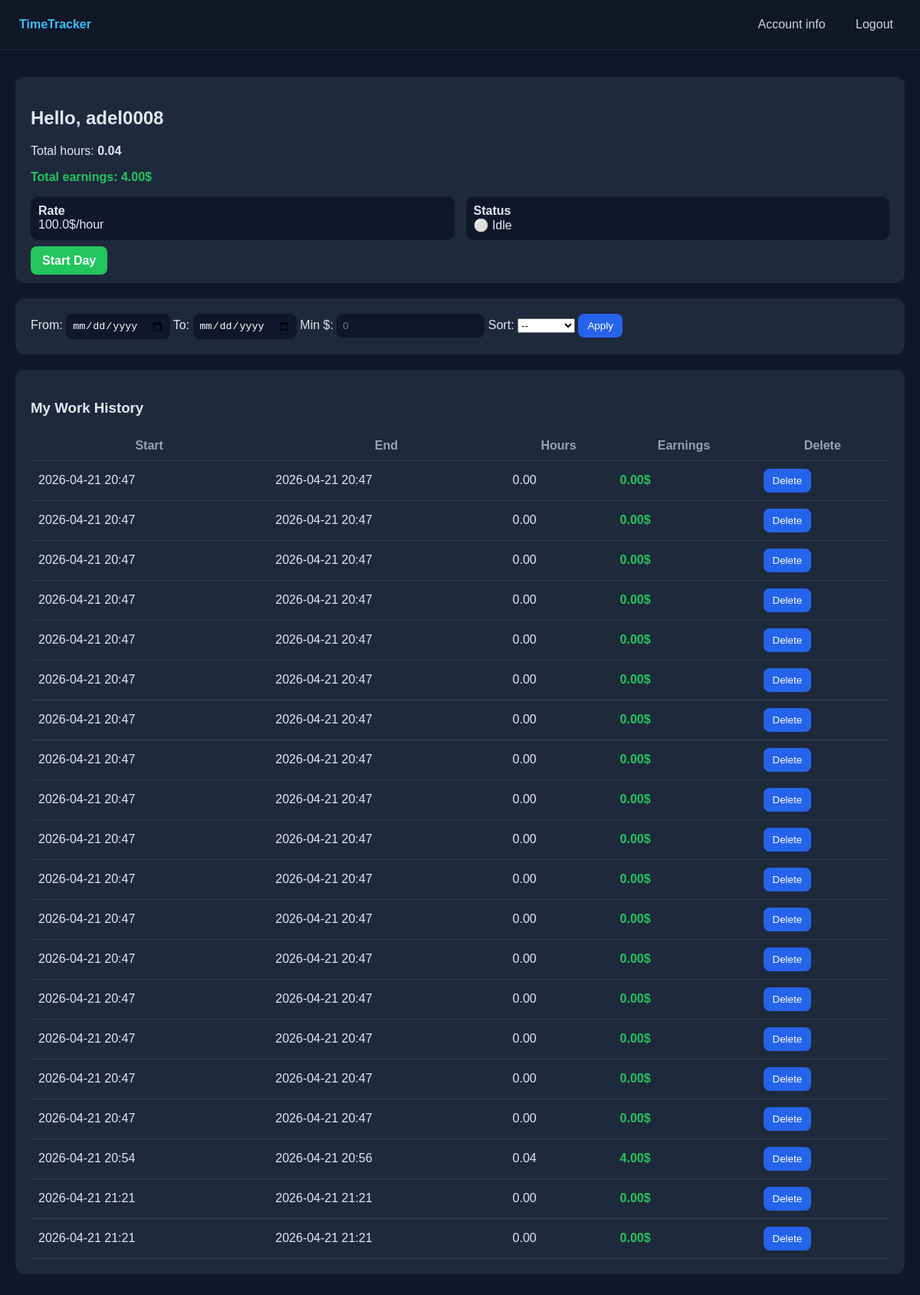
The page /profile/ (signed in) on the database as committed earlier.
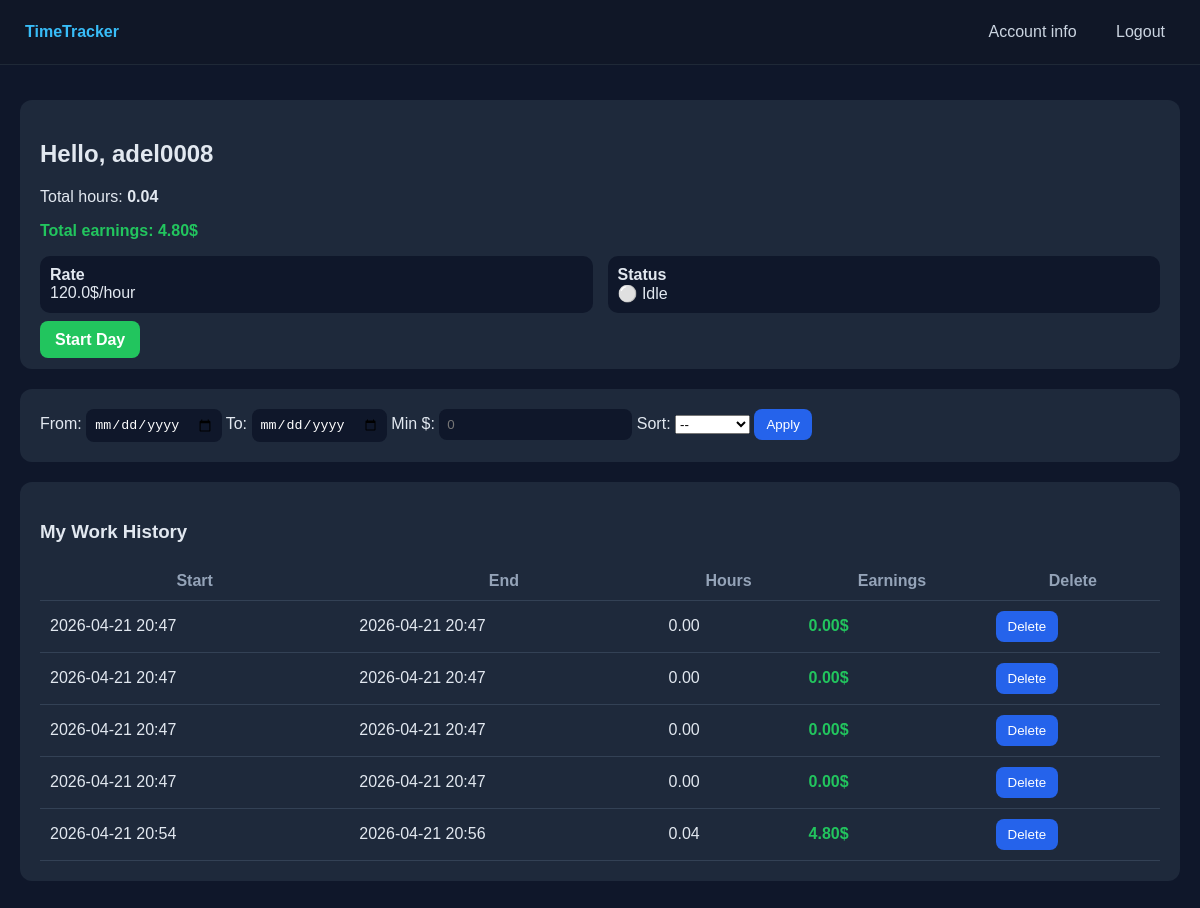
The same page on the database as committed later.
### main/models.py (models this page shows)
class User(AbstractUser):
    email = models.EmailField(unique=True)
    position = models.CharField(max_length=100, blank=True, null=True)
    is_employee = models.BooleanField(default=True)
    telegram_id = models.CharField(max_length=50, unique=True, blank=True, null=True)
    hourly_rate = models.FloatField(default=100)

class WorkDay(models.Model):
    user = models.ForeignKey(settings.AUTH_USER_MODEL, on_delete=models.CASCADE)
    start_time = models.DateTimeField(auto_now_add=True)
    end_time = models.DateTimeField(null=True, blank=True)
    is_active = models.BooleanField(default=True)
    def get_hours(self):
        if self.end_time:
            delta = self.end_time - self.start_time
            return round(delta.total_seconds() / 3600, 2)
        return 0
    def get_earnings(self):
        return round(self.get_hours() * self.user.hourly_rate, 2)

### main/views.py (the view)
# urls.py: path("profile/", views.profile, name="profile"),
@login_required
def profile(request):
    workdays = WorkDay.objects.filter(user=request.user)
    start_date = request.GET.get("start")
    end_date = request.GET.get("end")
    min_earnings = request.GET.get("min_earnings")
    sort = request.GET.get("sort")
    if start_date:
        workdays = workdays.filter(start_time__date__gte=start_date)
    if end_date:
        workdays = workdays.filter(start_time__date__lte=end_date)
    if min_earnings:
        try:
            min_earnings = float(min_earnings)
            workdays = [w for w in workdays if w.get_earnings() >= min_earnings]
        except:
            pass
    if sort == "hours":
        workdays = sorted(workdays, key=lambda x: x.get_hours(), reverse=True)
    elif sort == "earnings":
        workdays = sorted(workdays, key=lambda x: x.get_earnings(), reverse=True)
    elif sort == "date":
        workdays = sorted(workdays, key=lambda x: x.start_time, reverse=True)
    total_hours = sum(d.get_hours() for d in workdays)
    total_money = sum(d.get_earnings() for d in workdays)
    active_day = WorkDay.objects.filter(
        user=request.user,
        is_active=True
    ).first()
    return render(request, "main/profile.html", {
        "days": workdays,
        "total_hours": total_hours,
        "total_money": total_money,
        "active_day": active_day,
    })

### main/templates/main/profile.html (shortened to what this page needs)
<!DOCTYPE html>
<html lang="en">
<head>
</head>
<body>
<div class="topbar">
    <div class="logo">TimeTracker</div>
    <div class="nav">
        <a href="{% url 'account' %}">Account info</a>
        <a href="{% url 'logout' %}" class="logout">Logout</a>
    </div>
</div>
<div class="container">
    <div class="card">
        <h2>Hello, {{ request.user.username }}</h2>
        <p>Total hours: <b>{{ total_hours|default:0|floatformat:2 }}</b></p>
        <p class="money">
            Total earnings: {{ total_money|default:0|floatformat:2 }}$
        </p>
        <div class="stats">
            <div class="stat-box">
                <b>Rate</b><br>
                {{ request.user.hourly_rate|default:100 }}$/hour
            </div>
            <div class="stat-box">
                <b>Status</b><br>
                {% if active_day %}
                    🟢 Working
                {% else %}
                    ⚪ Idle
                {% endif %}
            </div>
        </div>
        <br>
        {% if active_day %}
            <a href="{% url 'end_day' %}" class="btn end">End Day</a>
        {% else %}
            <a href="{% url 'start_day' %}" class="btn start">Start Day</a>
        {% endif %}
    </div>
    <div class="card">
        <form method="GET">
            <label>From:</label>
            <input type="date" name="start" value="{{ request.GET.start }}">
            <label>To:</label>
            <input type="date" name="end" value="{{ request.GET.end }}">
            <label>Min $:</label>
            <input type="number" name="min_earnings" placeholder="0"
                   value="{{ request.GET.min_earnings }}">
            <label>Sort:</label>
            <select name="sort">
                <option value="">--</option>
            </select>
            <button type="submit">Apply</button>
        </form>
    </div>
    <div class="card">
        <h3>My Work History</h3>
        <table>
            <tr>
                <th>Start</th>
                <th>End</th>
                <th>Hours</th>
                <th>Earnings</th>
                <th>Delete</th>
            </tr>
            {% for d in days %}
            <tr>
                <td>{{ d.start_time|date:"Y-m-d H:i" }}</td>
                <td>{{ d.end_time|date:"Y-m-d H:i" }}</td>
                <td>{{ d.get_hours|floatformat:2 }}</td>
                <td class="money">{{ d.get_earnings|floatformat:2 }}$</td>
                <td><form method="post" action="{% url 'clear_history' d.id %}" style="display:inline;">
                        <button type="submit"
                            onclick="return confirm('Вы уверены, что хотите удалить эту запись?')">
                            Delete
                        </button>
                    </form>
                </td>
            </tr>
            {% endfor %}
        </table>
    </div>
</div>
</body>
</html>

Rows that differ between the two databases and show on the page:
removed WorkDay: start_time "2026-04-21 20:47", end_time "2026-04-21 20:47", get_hours "0.00", get_earnings "0.00"
removed WorkDay: start_time "2026-04-21 20:47", end_time "2026-04-21 20:47", get_hours "0.00", get_earnings "0.00"
removed WorkDay: start_time "2026-04-21 20:47", end_time "2026-04-21 20:47", get_hours "0.00", get_earnings "0.00"
removed WorkDay: start_time "2026-04-21 20:47", end_time "2026-04-21 20:47", get_hours "0.00", get_earnings "0.00"
removed WorkDay: start_time "2026-04-21 20:47", end_time "2026-04-21 20:47", get_hours "0.00", get_earnings "0.00"
removed WorkDay: start_time "2026-04-21 20:47", end_time "2026-04-21 20:47", get_hours "0.00", get_earnings "0.00"
removed WorkDay: start_time "2026-04-21 20:47", end_time "2026-04-21 20:47", get_hours "0.00", get_earnings "0.00"
removed WorkDay: start_time "2026-04-21 20:47", end_time "2026-04-21 20:47", get_hours "0.00", get_earnings "0.00"
removed WorkDay: start_time "2026-04-21 20:47", end_time "2026-04-21 20:47", get_hours "0.00", get_earnings "0.00"
removed WorkDay: start_time "2026-04-21 20:47", end_time "2026-04-21 20:47", get_hours "0.00", get_earnings "0.00"
removed WorkDay: start_time "2026-04-21 20:47", end_time "2026-04-21 20:47", get_hours "0.00", get_earnings "0.00"
removed WorkDay: start_time "2026-04-21 20:47", end_time "2026-04-21 20:47", get_hours "0.00", get_earnings "0.00"
removed WorkDay: start_time "2026-04-21 20:47", end_time "2026-04-21 20:47", get_hours "0.00", get_earnings "0.00"
removed WorkDay: start_time "2026-04-21 21:21", end_time "2026-04-21 21:21", get_hours "0.00", get_earnings "0.00"
removed WorkDay: start_time "2026-04-21 21:21", end_time "2026-04-21 21:21", get_hours "0.00", get_earnings "0.00"
changed User "adel0008": user.hourly_rate "100.0" → "120.0"
changed through a linked row, WorkDay (number 5 of 5 on the later page): get_earnings "4.00" → "4.80"
Other text that changed with them:
{{ total_money|default:0|floatformat:2 }}: "4.00" → "4.80"
